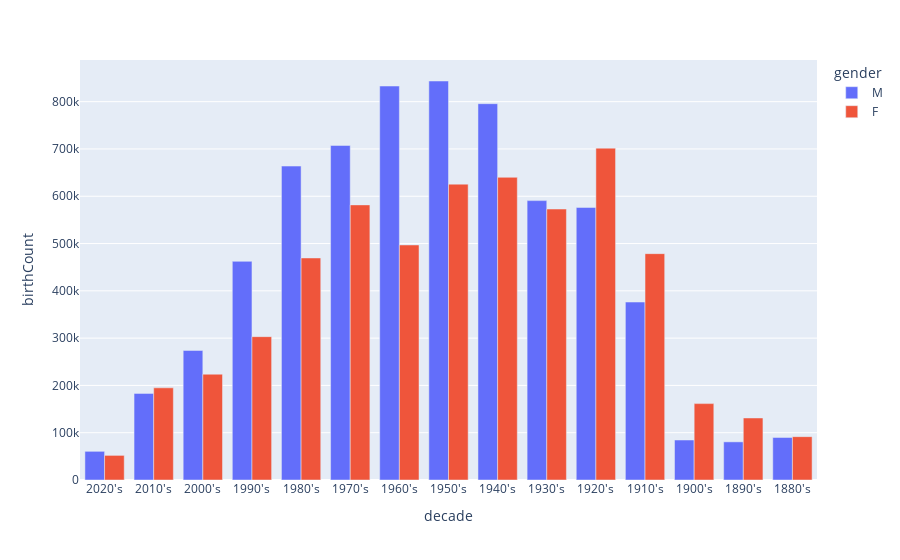

Notebook cell for this chart:
### Code cell
fig.update_layout(autosize=False, width=1000, height=600)
fig = px.bar(popular_names_everyDecade, x="decade", y="birthCount", color="gender", hover_data=['name'],barmode='group')
fig.show()

### Figure 1 — Plotly figure (JSON) as saved in the notebook; plotly's stock layout.template omitted (floating-point values rounded to 4 significant figures)
{"data": [{"alignmentgroup": "True", "customdata": [["Liam"], ["Noah"], ["Jacob"], ["Michael"], ["Michael"], ["Michael"], ["Michael"], ["James"], ["James"], ["Robert"], ["Robert"], ["John"], ["John"], ["John"], ["John"]], "hovertemplate": "gender=M<br>decade=%{x}<br>birthCount=%{y}<br>name=%{customdata[0]}<extra></extra>", "legendgroup": "M", "marker": {"color": "#636efa", "pattern": {"shape": ""}}, "name": "M", "offsetgroup": "M", "orientation": "v", "showlegend": true, "textposition": "auto", "type": "bar", "x": ["2020's", "2010's", "2000's", "1990's", "1980's", "1970's", "1960's", "1950's", "1940's", "1930's", "1920's", "1910's", "1900's", "1890's", "1880's"], "xaxis": "x", "y": [60649, 183172, 273992, 462390, 663827, 707458, 833102, 843711, 795753, 590787, 576373, 376312, 84591, 80664, 89950], "yaxis": "y"}, {"alignmentgroup": "True", "customdata": [["Olivia"], ["Emma"], ["Emily"], ["Jessica"], ["Jessica"], ["Jennifer"], ["Lisa"], ["Mary"], ["Mary"], ["Mary"], ["Mary"], ["Mary"], ["Mary"], ["Mary"], ["Mary"]], "hovertemplate": "gender=F<br>decade=%{x}<br>birthCount=%{y}<br>name=%{customdata[0]}<extra></extra>", "legendgroup": "F", "marker": {"color": "#EF553B", "pattern": {"shape": ""}}, "name": "F", "offsetgroup": "F", "orientation": "v", "showlegend": true, "textposition": "auto", "type": "bar", "x": ["2020's", "2010's", "2000's", "1990's", "1980's", "1970's", "1960's", "1950's", "1940's", "1930's", "1920's", "1910's", "1900's", "1890's", "1880's"], "xaxis": "x", "y": [52035, 194917, 223734, 303118, 469518, 581753, 496975, 625601, 640066, 572987, 701755, 478637, 161504, 131137, 91668], "yaxis": "y"}], "layout": {"barmode": "group", "legend": {"title": {"text": "gender"}, "tracegroupgap": 0}, "margin": {"t": 60}, "xaxis": {"anchor": "y", "domain": [0, 1], "title": {"text": "decade"}}, "yaxis": {"anchor": "x", "domain": [0, 1], "title": {"text": "birthCount"}}}}
